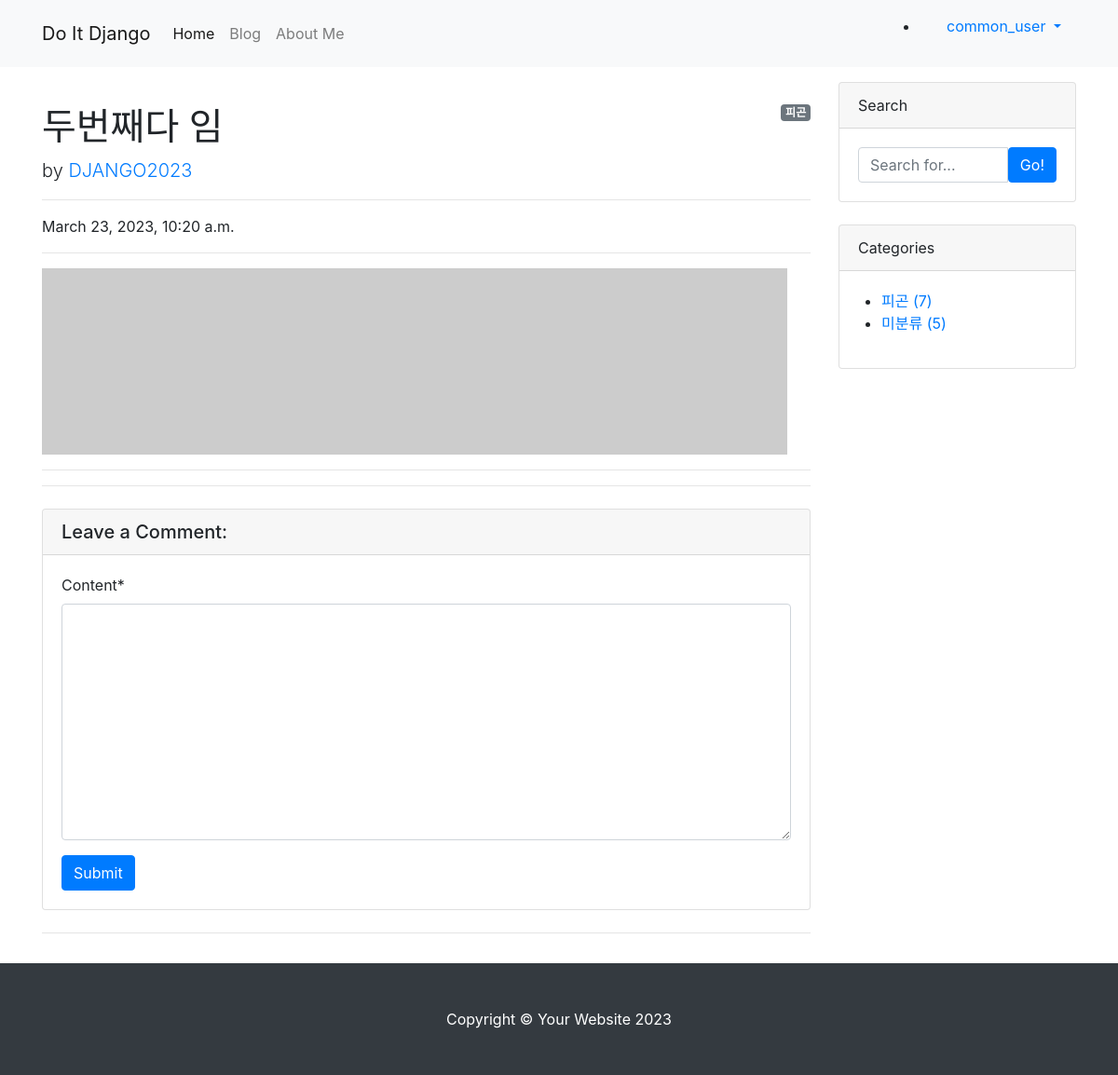
Screenshot of /blog/2/ (signed in) with the database file from the repository.
### blog/models.py (models this page shows, shortened)
class Post(models.Model):
    title = models.CharField(max_length=30)
    hook_text = models.CharField(max_length=100, blank=True)
    content = MarkdownxField()
    head_image = models.ImageField(upload_to='blog/images/%Y/%m/%d/', blank=True)
    file_upload = models.FileField(upload_to='blog/files/%Y/%m/%d/', blank=True)
    created_at = models.DateTimeField(auto_now_add=True)
    updated_at = models.DateTimeField(auto_now=True)
    author = models.ForeignKey(User, null=True, on_delete=models.SET_NULL)
    category = models.ForeignKey(Category, null=True, blank=True, on_delete=models.SET_NULL)
    tags = models.ManyToManyField(Tag, blank=True)
    def get_absolute_url(self):
        return f'/blog/{self.pk}/'
    def get_content_markdown(self):
        return markdown(self.content)

class Category(models.Model):
    name = models.CharField(max_length=50)
    slug = models.SlugField(max_length=200, unique=True, allow_unicode=True)
    def __str__(self):
        return self.name
    def get_absolute_url(self): # get_absolute_url -> URL을 반환하는 메서드
        return f'/blog/category/{self.slug}/'
    class Meta:
        verbose_name_plural = 'categories'

### blog/views.py (the view)
# urls.py: path('<int:pk>/', views.PostDetail.as_view()),
class PostDetail(DetailView):
    model = Post # Post 모델에 대한 개별 페이지 생성
    def get_context_data(self, **kwargs):
        context = super(PostDetail, self).get_context_data()
        context["categories"] = Category.objects.all()
        context['no_category_post_count'] = Post.objects.filter(category=None).count()
        context['comment_form'] = CommentForm
        return context

### blog/templates/blog/post_detail.html (shortened to what this page needs)
{% extends 'blog/base.html' %}
{% load crispy_forms_tags %}
{% block main_area %}
  <div id="post-area">
    {% if post.category %}
      <span class="badge badge-secondary float-right">{{ post.category }}</span>
    {% else %}
      <span class="badge badge-secondary float-right">미분류</span>
    {% endif %}
      <h1 class="mt-4">{{ post.title }}</h1>
      <p class="lead">
        by
        <a href="#">{{ post.author | upper }}</a>
      </p>
      <hr>
      <p>{{ post.created_at }}</p>
      <hr>
      {% if post.head_image %}
        <img class="img-fluid rounded" src="{{ post.head_image.url }}" alt="{{ post.title }} head_image">
      {% else %}
        <img src="https://picsum.photos/seed/{{ post.id }}/800/200" alt="random_image">
      {% endif %}
        <hr>
    <hr>
    </div>
    <div id="comment-area">
      <div class="card my-4">
        <h5 class="card-header">Leave a Comment:</h5>
        <div class="card-body">
          {% if user.is_authenticated %}
            <form id="comment-form" method="POST" action="{{ post.get_absolute_url }}new_comment/">
              <div class="form-group">
                {{ comment_form | crispy }}
              </div>
              <button type="submit" class="btn btn-primary">Submit</button>
            </form>
          {% else %}
            <a role="button" class="btn btn-outline-dark btn-clock btn-sm" href="#" data-toggle="model" data-target="#loginModal">
              Log in and leave a comment
            </a>
          {% endif %}
        </div>
      </div>
    </div>
    <hr/>
{% endblock %}

### blog/templates/blog/base.html (shortened to what this page needs)
<!DOCTYPE html>
{% load static %}
<html lang="ko">
<html>
    <head>
        <link rel="stylesheet" href="{% static 'blog/bootstrap/bootstrap.min.css' %}" media="screen">
    </head>
    <body>
        {% include 'blog/navbar.html' %}
        <div class="container my-3">
            <div class="row">
                <div class="col-md-8 col-lg-9" id="main-area">
                   {% block main_area %}
                   {% endblock %}
                </div>
                <div class="col-md-4 col-lg-3">
                    <div class="card mb-4">
                        <div class="card-header">Search</div>
                        <div class="card-body">
                            <div class="input-group">
                                <input class="form-control" type="text" placeholder="Search for..." id="search-input"/>
                                <span class="input-group-btn">
                                    <button class="btn btn-primary" type="button" onclick="searchPost();">Go!</button>
                                </span>
                            </div>
                        </div>
                    </div>
                    <div class="card mb-4" id="categories-card">
                        <div class="card-header">Categories</div>
                        <div class="card-body">
                            <div class="row">
                                <ul>
                                    {% for category in categories %}
                                    <li><a href="{{ category.get_absolute_url }}"> {{ category }} ({{category.post_set.count }})</a></li>
                                    {% endfor %}
                                    <li><a href="/blog/category/no_category/">미분류 ({{ no_category_post_count }})</a></li>
                                </ul>
                            </div>
                        </div>
                    </div>
                </div>
            </div>
        </div>
        {% include 'blog/footer.html' %}
    </body>
</html>

### blog/templates/blog/navbar.html (shortened to what this page needs)
{% load socialaccount %}
<nav class="navbar navbar-expand-lg navbar-light bg-light">
    <div class="container">
        <a class="navbar-brand" href="/">Do It Django</a>
        <div class="collapse navbar-collapse" id="navbarNavDropdown">
            <ul class="navbar-nav">
                <li class="nav-item active">
                    <a class="nav-link" href="/">Home</a>
                </li>
                <li class="nav-item">
                    <a class="nav-link" href="/blog/">Blog</a>
                </li>
                <li class="nav-item">
                    <a class="nav-link" href="/about_me/">About Me</a>
                </li>
            </ul>
            <ul class="nabvar-nav ml-auto">
                {% if user.is_authenticated %}
                    <li class="nav-item dropdown">
                        <a class="nav-link dropdown-toggle" href="#" id="navbarDropdownMenuLink" role="button" data-toggle="dropdown" aria-haspopup="true" aria-expanded="false">
                            {{ user.username }}
                        </a>
                    </li>
                {% else %}
                    <li class="nav-item">
                        <a class="nav-link" href="#" data-toggle="modal" data-target="#loginModal">Log In</a>
                    </li>
                {% endif %}
            </ul>
        </div>
    </div>
</nav>

### rows the page displays
Post: category "피곤", title "두번째다 임", author "DJANGO2023", created_at "March 23, 2023, 10:20 a.m."
Category: name "피곤", post_set.count "7"

### other values shown
{{ user.username }} "common_user"
{{ no_category_post_count }} "5"
